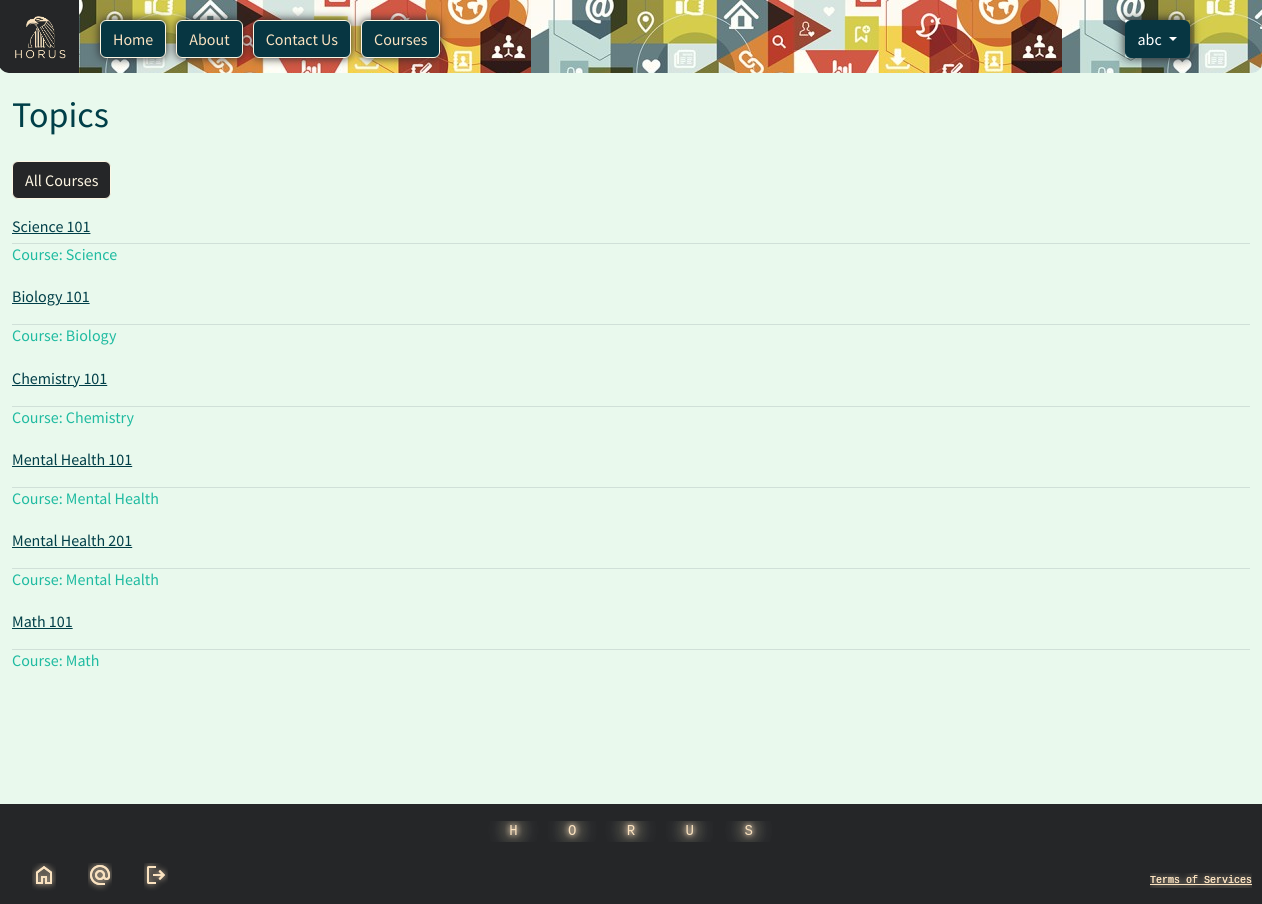
The page /courses/list_lecture/ (signed in) on the database as committed earlier.
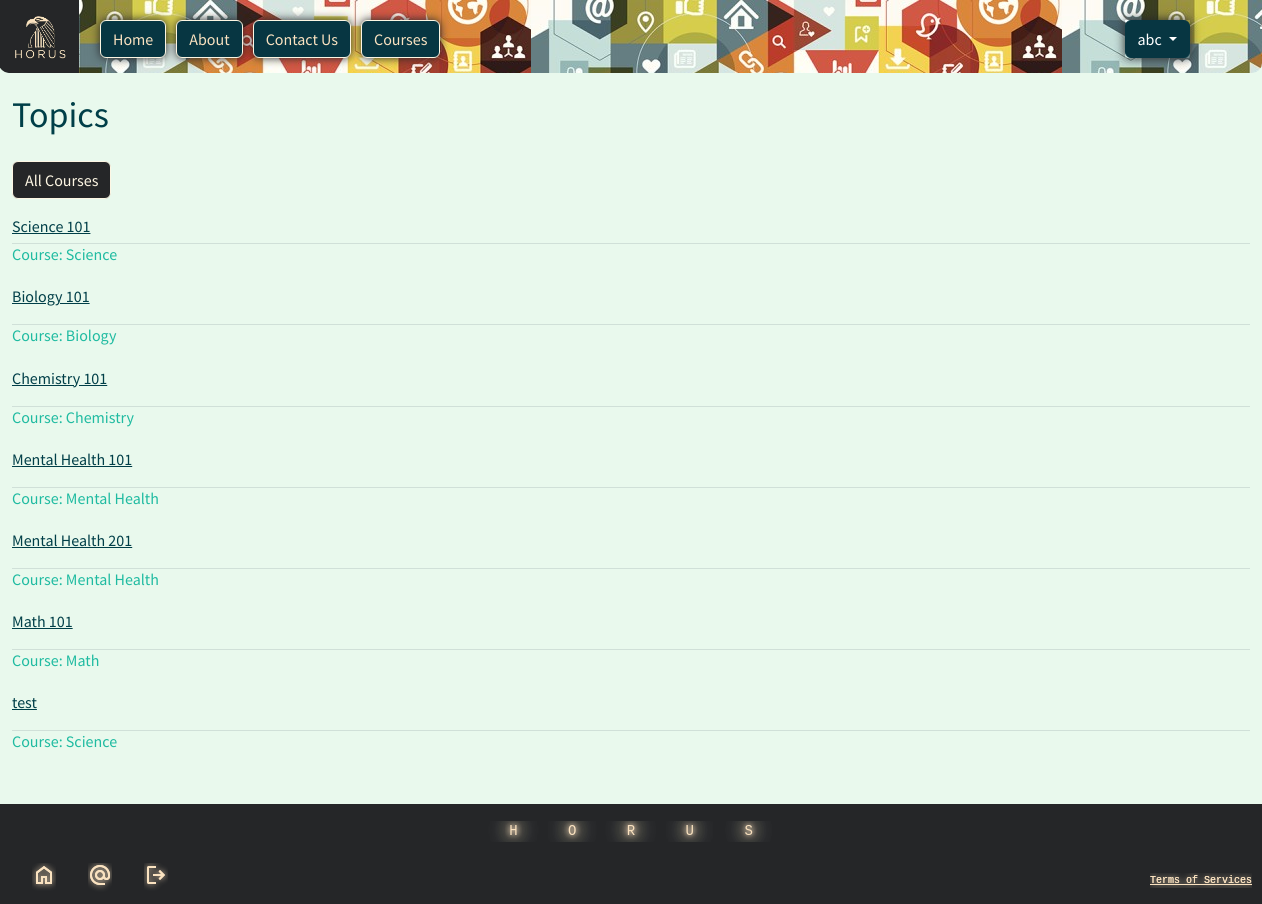
The same page on the database as committed later.
### courses/models.py (models this page shows, shortened)
class Lecture(models.Model):
    title = models.CharField(max_length=128)
    body = RichTextField()
    created_on = models.DateTimeField(auto_now_add=True)
    instructor = models.ForeignKey(User, on_delete=models.CASCADE, related_name="courses")
    course = models.ForeignKey(Course, on_delete=models.CASCADE, related_name="lectures")

class Course(models.Model):
    course= models.CharField(max_length=128)
    students = models.ManyToManyField(User, related_name="assigned_courses", blank=True, null=True)
    enrollkey = models.CharField(max_length=20, blank=True, null=True)
    def __str__(self):
        return self.course

### courses/views.py (the view)
# urls.py: path("list_lecture/", LectureListView.as_view(), name="list_lecture"),
class LectureListView(ListView):
    template_name = "courses/list_lecture.html"
    model = Lecture

### templates/courses/list_lecture.html (shortened to what this page needs)
{% extends 'base.html' %}
{% load static %}
{% block css %}
<link rel="stylesheet" href="{% static 'css/courses.css' %}">
{% endblock css %}
{% block content %}
{% if user.is_authenticated %}
<div class="lists">
    <div class="head">
        {% if not user.is_superuser %}
        <h1>Topics</h1>
        {% endif %}
        <a href="{% url 'list_course' %}" class="btn btn-outline-light">
            All Courses</a>
    </div>
    <div class="courses2">
        {% for lecture in lecture_list %}
        <a class="lectures1" href="{% url 'detail_lecture' lecture.id %}">{{lecture.title}}</a>
        <hr />
        <h5>Course: {{lecture.course}}</h5>
    </div>
    {% endfor %}
{% endif %}
{% endblock content %}

Rows that differ between the two databases and show on the page:
added Lecture: title "test", course "Science"
